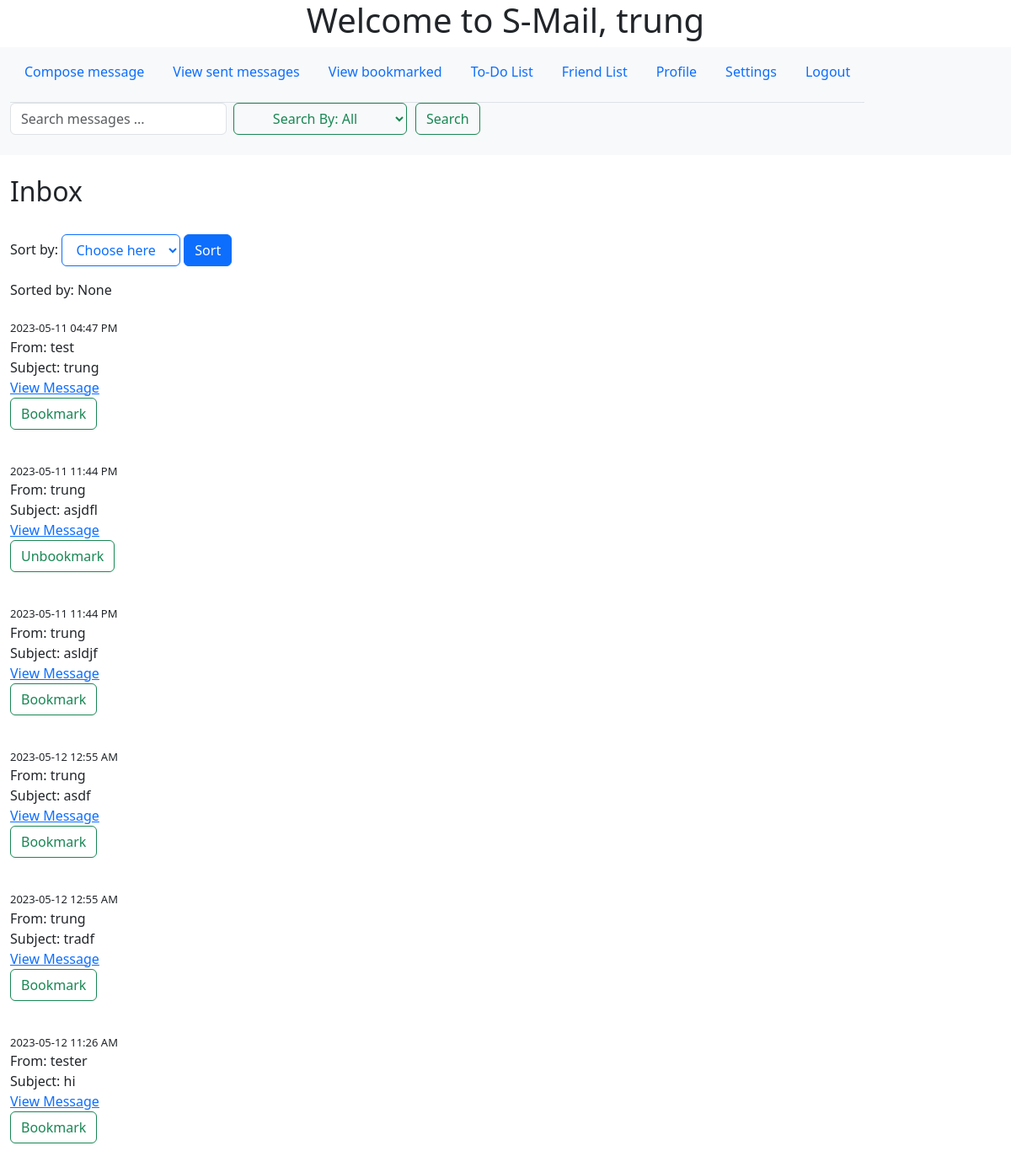
Before: /mainpage (signed in) with the older database file.
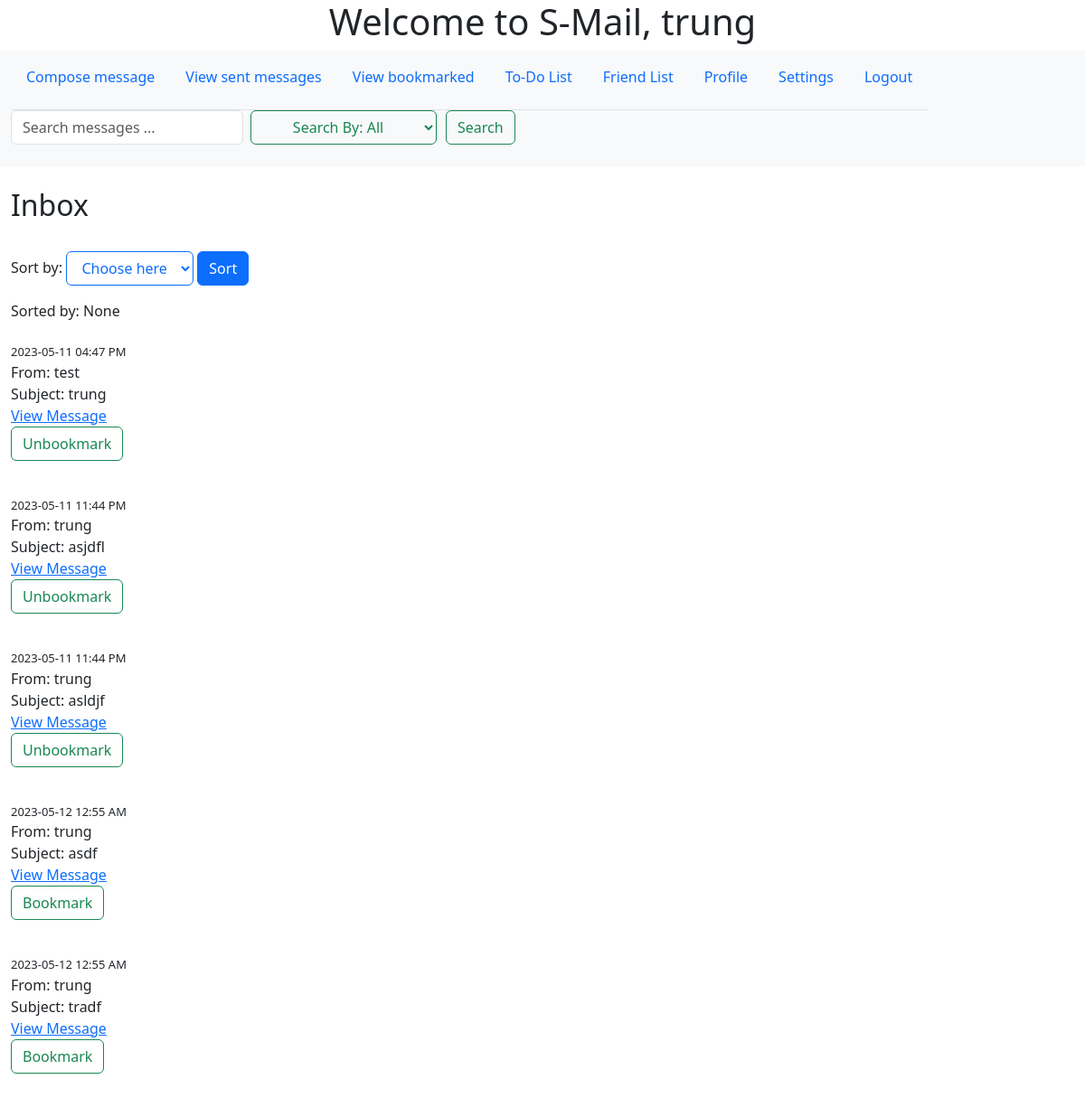
After: the same page with the newer database file.
### app/models.py (models this page shows, shortened)
class Message(db.Model):
    id = db.Column(db.Integer, primary_key=True)
    sender_id = db.Column(db.Integer, db.ForeignKey('user.id'), nullable=False)
    recipient_id = db.Column(db.Integer, db.ForeignKey('user.id'), nullable=False)
    subject = db.Column(db.String(100), nullable=False)
    body = db.Column(db.String(500), nullable=False)
    timestamp = db.Column(db.DateTime, default=datetime.now())
    bookmark = db.Column(db.Boolean, default=False)
    sender = db.relationship('User', foreign_keys=[sender_id])
    recipient = db.relationship('User', foreign_keys=[recipient_id])

class User(db.Model, UserMixin):
    id = db.Column(db.Integer, primary_key=True)
    username = db.Column(db.String(32), nullable=False)
    password = db.Column(db.String(32), nullable=False)
    email = db.Column(db.String(100), nullable=False)
    bio = db.Column(db.String(100), nullable = False, default = '')
    name = db.Column(db.String(32), nullable = False, default = '')
    friends = db.relationship('Friend', backref='user', lazy='dynamic')

### app/routes.py (the view)
@myapp_obj.route("/mainpage", methods=['GET', 'POST'])
@login_required #needs to be logged in to access this page
def mainpage():
    sort_by = request.form.get("sort")
    asc = Message.query.filter_by(recipient=current_user).order_by(Message.timestamp.asc()).all()
    des = Message.query.filter_by(recipient=current_user).order_by(Message.timestamp.desc()).all()
    return render_template('mainpage.html', sort_by=sort_by, des=des, asc=asc,name=current_user.username)

### app/models.py (called while the page is built)
@login_manager.user_loader
def load_user(user_id):
    return User.query.get(int(user_id))

### app/templates/mainpage.html (shortened to what this page needs)
<html>
    <head>
        <link rel="stylesheet" href="{{ url_for('static', filename='mainpage.css') }}">
        <link href="https://cdn.jsdelivr.net/npm/bootstrap@5.3.0-alpha3/dist/css/bootstrap.min.css" rel="stylesheet">
    </head>
    <body>
        <h1>Welcome to S-Mail, {{ name }}</h1>
        <nav class="navbar bg-body-tertiary">
            <div class="container-fluid">
                <ul class="nav nav-tabs">
                    <li><form action="{{ url_for('compose') }}" method="post">
                        <button class="nav-link" type="submit">Compose message</button>
                    </form></li>
                    <li><form action="{{ url_for('sent') }}">
                        <button class="nav-link" type="submit">View sent messages</button>
                    </form></li>
                    <li><form action="{{ url_for('view_bookmark') }}">
                        <button class="nav-link" type="submit">View bookmarked</button>
                    </form></li>
                    <li class ="nav-item"><form action="{{ url_for('todo') }}" method="post">
                        <button class="nav-link" type="submit">To-Do List</button>
                    </form></li>
                    <li class ="nav-item"><form action="{{ url_for('friend_list') }}" method="post">
                    <button class="nav-link" type="submit">Friend List</button>
                    </form></li>
                    <li class ="nav-item"><form action="{{ url_for('profile') }}" method="post">
                        <button class ="nav-link"type="submit">Profile</button>
                  </form></li>
                    <li><form action="{{ url_for('settings') }}">
                        <button class="nav-link" type="submit">Settings</button>
                    </form></li>
                    <li class ="nav-item"><form action="{{ url_for('logout') }}" method="post">
                        <button class="nav-link" type="submit">Logout</button>
                    </form></li>
                </ul>
                <form class="d-flex" action="{{ url_for('search_results') }}" method="get">
                    <input class="form-control me-2" type="text" name="query" id="search_query" placeholder="Search messages ..." aria-label="Search">
                    <div class = "search">
                    <form method="get" action="{{ url_for('search_results') }}">
                    <select class="btn btn-outline-success" name="search_by">
                      <option value="" selected="selected">Search By: All</option>
                    </select>
                </div>
                    <button class="btn btn-outline-success" type="submit">Search</button>
                    </form>
            </div>
          </nav>
        <br>
        <div class="container-fluid">
        <h2>Inbox</h2>
        <br>
        <form method="post" action="{{ url_for('mainpage') }}">
            <label>Sort by:</label>
            <select class = "btn btn-outline-primary" name = "sort">
                <option class = "btn btn-light" value="" selected="selectd" hidden="hidden">Choose here</option>
            </select>
            <button class="btn btn-primary" type="submit">Sort</button>
        </form>
        Sorted by: {{ sort_by }}
        <br><br>
        <tbody>
            {%if sort_by == 'Newest first'%}
            {% for message in des %}
                <tr>
                    <td>From: {{ message.sender.username }}</td>
                    <br>
                    <td>{{ message.subject }}</td>
                    <br>
                    <td><a href="{{ url_for('message', message_id=message.id) }}">View Message</a></td>
                    <br>
                    <td>
                        {% if message.bookmark %}
                            <form method="post" action="{{ url_for('unbookmark', message_id=message.id) }}">
                                <button class="btn btn-outline-success" type="submit">Unbookmark</button>
                            </form>
                        {% else %}
                            <form method="post" action="{{ url_for('bookmark', message_id=message.id) }}">
                                <button class="btn btn-outline-sucess" type="submit">Bookmark</button>
                            </form>
                        {% endif %}
                    </td>
                    <br>
                </tr>
            {% endfor %}
            {%else%}
            {% for message in asc %}
                <tr>
                    <time>{{ message.timestamp.strftime('%Y-%m-%d %I:%M %p') }}</time>
                    <br>
                    <td>From: {{ message.sender.username }}</td>
                    <br>
                    <td>Subject: {{ message.subject }}</td>
                    <br>
                    <td><a href="{{ url_for('message', message_id=message.id) }}">View Message</a></td>
                    <br>
                    <td>
                        {% if message.bookmark %}
                            <form method="post" action="{{ url_for('unbookmark', message_id=message.id) }}">
                                <button class="btn btn-outline-success" type="submit">Unbookmark</button>
                            </form>
                        {% else %}
                            <form method="post" action="{{ url_for('bookmark', message_id=message.id) }}">
                                <button class="btn btn-outline-success" type="submit">Bookmark</button>
                            </form>
                        {% endif %}
                    </td>
                    <br>
                </tr>
            {% endfor %}
             {% endif %}
        </tbody>
    </div>
    </body>
</html>

### app/static/mainpage.css (style rules this page uses)
time { font-size: 13px; }
h1 { text-align: center; }
.search { margin-right: 10px; }

Changed rows visible on the page:
removed Message: timestamp "2023-05-12 11:26 AM", sender.username "tester", subject "hi"
changed Message "2023-05-11 04:47 PM": bookmark "Bookmark" → "Unbookmark"
changed Message "asldjf": bookmark "Bookmark" → "Unbookmark"
